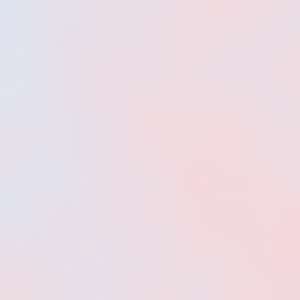
Frame 1 (no input)
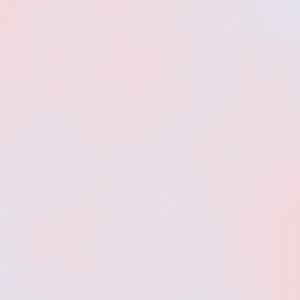
Frame 60 (no input)
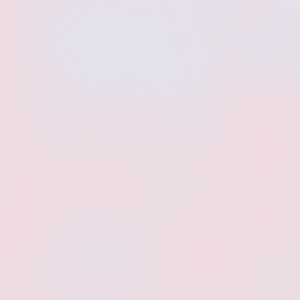
Frame 120 (the mouse pressed at the canvas centre since frame 60)

The p5.js sketch that drew these frames (run headless with seeded random() and noise() and a simulated clock; from frame 60 on, the mouse is pressed at the canvas centre):

// p5.js sketch
// ── sketch.js
"use strict";

function setup() {
  const size = 300;
  createCanvas(size, size);
  pixelDensity(1);
}

let timer = 0;

function draw() {
  loadPixels();

  timer += random(0.01, 0.03);
  noiseDetail(8);
  const noiseSize = 300;
  for (let x = 0; x < width; x++) {
    for (let y = 0; y < height; y++) {
      let i = (x + y * width) * 4;

      const R = (x) => (-45 / 255) * x + 255;
      const G = (x) => (28 / 255) * x + 208;
      const B = (x) => (45 / 255) * x + 208;

      let brightness = noise(x / noiseSize - timer, y / noiseSize + timer) * 255;
      let r = R(brightness);
      let g = G(brightness);
      let b = B(brightness);
      let a = 255;

      pixels[i + 0] = r;
      pixels[i + 1] = g;
      pixels[i + 2] = b;
      pixels[i + 3] = a;
    }
    updatePixels();
  }
}
